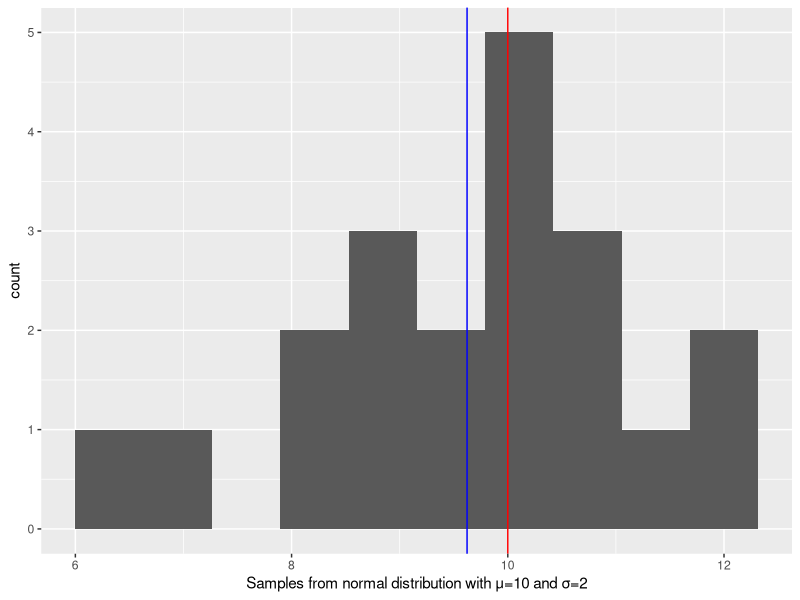
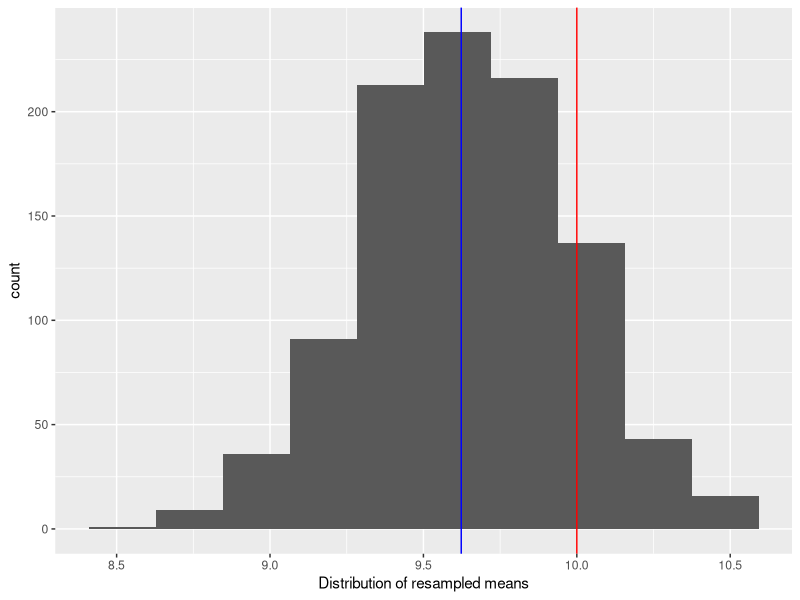
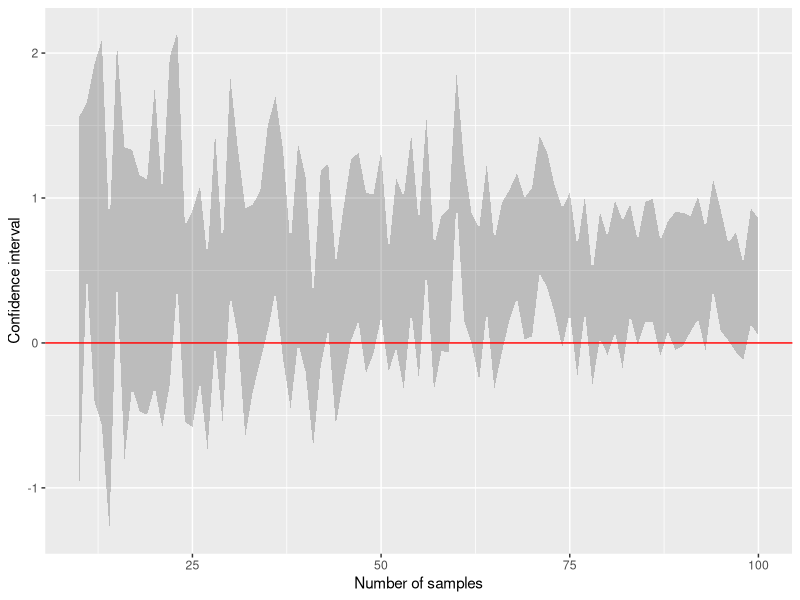

Source code (R) for these figures, in order: (Note: a time limit stopped this script after it produced the figures.)
## ---- chunk 1
library(glue)
library(tidyverse)
## ---- chunk 2
set.seed(1745)
true_mean <- 10
true_sd <- 2
samples <- rnorm(20, true_mean, true_sd)
ggplot(data=NULL, aes(x=samples)) + 
  geom_histogram(bins=10) +
  geom_vline(xintercept = true_mean, color="red") +
  geom_vline(xintercept = mean(samples), color="blue") +
  xlab(glue("Samples from normal distribution with μ={true_mean} and σ={true_sd}"))
## ---- chunk 3
t.test(samples, mu = 10)
## ---- chunk 4
replisamples <- replicate(1000, mean(sample(samples, replace=TRUE)))
ggplot(data=NULL, aes(x=replisamples)) + 
  geom_histogram(bins=10) +
  geom_vline(xintercept = true_mean, color="red") +
  geom_vline(xintercept = mean(samples), color="blue") +
  xlab("Distribution of resampled means")
## ---- chunk 5
CI <- round(quantile(replisamples, c((1-0.95)/2, 1-(1-0.95)/2)), 6)
glue("95% CI: {CI[1]} {CI[2]}")
## ---- chunk 6
library(boot)
custom_mean <- function(data, indexes){
  mean(data[indexes])
}

booted_samples <- boot(samples, statistic = custom_mean, R=1000)
boot.ci(booted_samples, type="perc")
## ---- chunk 7
CI_for_sim <- function(n_samples){
  data <- rnorm(n_samples, 0.5, 2)
  booted_samples <- boot(data, statistic = custom_mean, R=1000)
  CI <- boot.ci(booted_samples, type="perc")
  tibble(avg = mean(data),
         lowerCI = CI$percent[4],
         upperCI = CI$percent[5])
}

CI_for_sim(10) %>%
  select(-avg) %>%
  knitr::kable()
## ---- chunk 8
set.seed(91637789)
bootstrapped_CIs <- 
  tibble(n_samples = 10:100) %>%
  group_by(n_samples) %>%
  group_modify(~CI_for_sim(.y$n_samples))
knitr::kable(head(bootstrapped_CIs %>% select(-avg)))
## ---- chunk 9
avg_mpg_per_cylinder <- function(mpg_values, cylinders_n) {
  tibble(AvgMpgPerCylinder = mean(mpg_values) / cylinders_n,
         Variance = var(mpg_values) / cylinders_n)
}

mpg %>%
  group_by(cyl, year) %>%
  group_modify(~avg_mpg_per_cylinder(.x$cty, .y$cyl)) %>%
  knitr::kable()
## ---- chunk 10
knitr::kable(head(bootstrapped_CIs))
## ---- chunk 11
ggplot(data=bootstrapped_CIs, aes(x=n_samples, y=lowerCI)) + 
  geom_ribbon(aes(ymin=lowerCI, ymax=upperCI), alpha=0.25) + 
  geom_hline(yintercept = 0, color="red") + 
  ylab('Confidence interval') +
  xlab('Number of samples')
## ---- chunk 12
set.seed(91638957)
bootstrapped_CIs <- 
  expand_grid(iteration = 1:100,
              n_samples = 10:100) %>%
  group_by(iteration, n_samples) %>%
  group_modify(~CI_for_sim(.y$n_samples))

avg <-
bootstrapped_CIs %>%
  group_by(n_samples) %>%
  summarise(Avg = mean(avg),
            lowerCI = mean(lowerCI),
            upperCI = mean(upperCI),
            .groups="drop")

ggplot(data=avg, aes(x=n_samples, y=lowerCI)) + 
  geom_ribbon(aes(ymin=lowerCI, ymax=upperCI), alpha=0.25) + 
  geom_hline(yintercept = 0, color="red") + 
  ylab('Confidence interval') +
  xlab('Number of samples')
## ---- chunk 13
ggplot(data=avg, aes(x=n_samples, y=Avg)) + 
  geom_ribbon(aes(ymin=lowerCI, ymax=upperCI), alpha=0.25) + 
  geom_line()+
  geom_hline(yintercept = 0, color="red") + 
  ylab('Confidence interval') +
  xlab('Number of samples')
## ---- chunk 14
rbinom(n=1, size=20, prob=0.8)
## ---- chunk 15
rbinom(n=10, size=20, prob=0.8)

# same as
replicate(10, rbinom(n=1, size=20, prob=0.8))
## ---- chunk 16
CI_for_binom_sim <- function(n_samples, psuccess){
  data <- rbinom(n = 100, size = n_samples, prob = psuccess) / n_samples
  tibble(avg = mean(data),
         lowerCI = quantile(data, (1-0.95)/2),
         upperCI = quantile(data, 1-(1-0.95)/2))
}

binom_CIs <- 
  expand_grid(n_samples = 1:100, psuccess=c(0.6, 0.7, 0.8, 0.9)) %>%
  group_by(n_samples, psuccess) %>%
  group_modify(~CI_for_binom_sim(.y$n_samples, .y$psuccess)) %>%
  mutate(Psuccess = factor(psuccess))

ggplot(binom_CIs, aes(x=n_samples, y=avg, fill=Psuccess)) + 
  geom_ribbon(aes(ymin=lowerCI, ymax=upperCI), alpha=0.25, show.legend=FALSE) + 
  geom_line(aes(color=Psuccess), show.legend=FALSE) +
  geom_hline(yintercept = 0.5, color="black") +
  facet_grid(.~Psuccess) +
  xlab("Number of trials") + 
  ylab("Average and CI")
